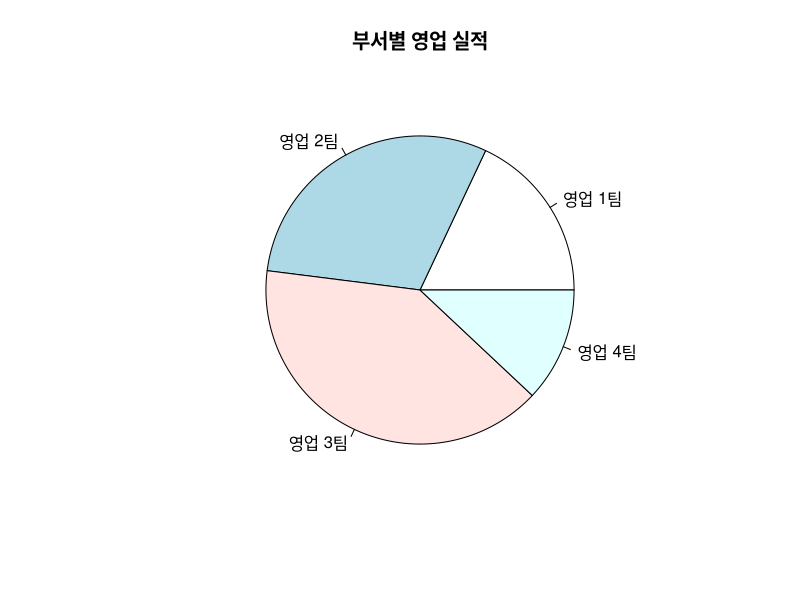
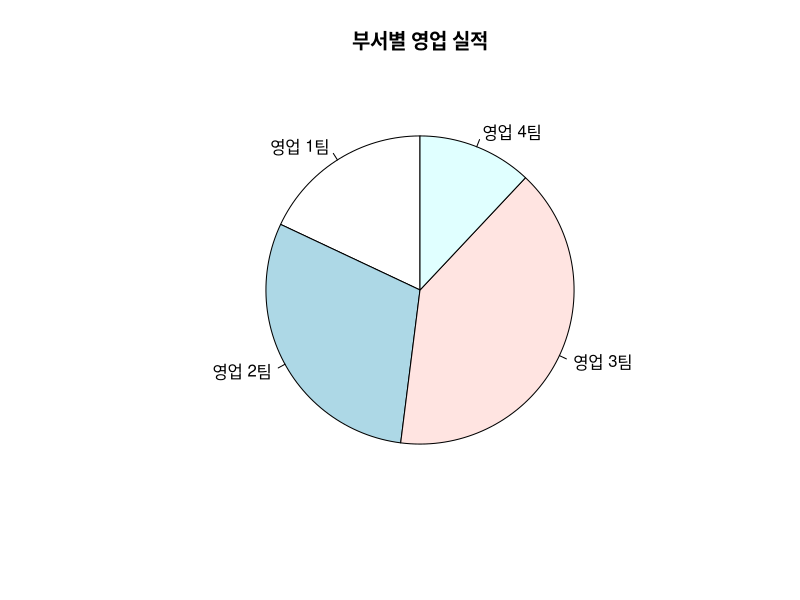
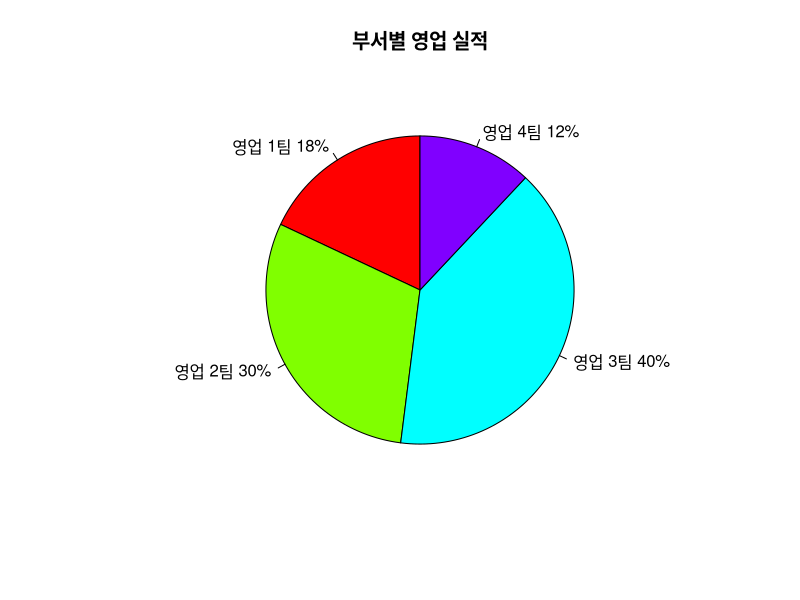

Recreate these plots in R, in order. (Note: this script raises an error after producing the figures.)
x <- c(9,15,20,6)
label <- c("영업 1팀","영업 2팀","영업 3팀","영업 4팀")
pie(x, labels=label, main="부서별 영업 실적")

View(x)

pie(x, init.angle = 90,labels = label, main = "부서별 영업 실적")

# 색과 라벨 수정
pct <-  round(x/sum(x)*100)
label <- paste(label, pct)
label <- paste(label, "%", sep="")
pie(x, labels=label, init.angle = 90, col=rainbow(length(x)),main="부서별 영업 실적")

# 3D 파이 차트
pie3D(x, labels=label, explode=0.1, labelcex=0.8, main="부서별 영업 실적")
# explode 차트데이터 간의 간격 비율 labelcex 라벨과 차트의 크기비율

# 기본 바차트 출력
height <- c(9,15,20,6)
name <- c("영업 1팀","영업 2팀","영업 3팀","영업 4팀")
barplot(height, names.arg=name, main="부서별 영업 실적")
# 막대의 색 지정
barplot(height, names.arg=name, main="부서별 영업 실적", col=rainbow(length(height)))
# 라벨 수정
barplot(height, names.arg=name, main="부서별 영업 실적", col=rainbow(length(height)), xlab="부서", ylab="영업 실적(억 원)", ylim=c(0,25))
# 데이터 라벨 출력
bp <- barplot(height, names.arg=name, main="부서별 영업 실적", col=rainbow(length(height)), xlab="부서", ylab="영업 실적(억 원)", ylim=c(0,25))
# 데이터 라벨을 출력하기 위해서는 차트를 변수에 저장을 해놓아야한다.
text(x=bp, y=height, labels=round(height, 0), pos=3)
# 데이터 라벨을 뽑아내기 위해서는 값을 지정해주어야한다.
# pos는 포지션 위치의 약자이다. 1일 경우 내부에 들어가고 3일경우 기준선의 위에 숫자가 생긴다.

# 바차트의 수평 회전(가로 막대)
barplot(height, names.arg=name, main="부서별 영업 실적", col=rainbow(length(height)), xlab="영업 실적(억 원)", ylab="부서",horiz=TRUE, width=50)
# horiz 옵션으로 가로를 만들어줄 수 있다. width는 그래프의 폭을 결정짓는다.

# 스택형 바차트(두가지 값을 쌓아서 올리는 그래프)
height1 <- c(4,18,5,8)
height2 <- c(9,15,20,6)
height3 <- c(3,10,15,8)
height <- rbind(height1,height2,height3)
View(height)
name <- c("영업 1팀","영업 2팀","영업 3팀","영업 4팀")
legend_lbl <- c("2014년","2015년","2016년")
barplot(height, names.arg=name,main="부서별 영업 실적", xlab="부서", ylab="영업 실적(억 원)", col=c("blue","red","green"), legend.text=legend_lbl, ylim=c(0,50))
# beside를 사용하면 그룹형 바차트로 표현 할 수 있다.
barplot(height, names.arg=name,main="부서별 영업 실적", xlab="부서", ylab="영업 실적(억 원)", col=c("blue","red","green"), legend.text=legend_lbl, ylim=c(0,50),beside=TRUE, args.legend=list(x='top'))

# 일반적인 X-Y 플로팅
View(women) # 내장데이터는 뷰함수를 쓰면 자동으로 볼 수 있다.
weight <- women$weight
plot(weight)
height <- women$height
plot(height, weight, xlab="키", ylab="몸무게")
# 플로팅 문자의 출력
plot(height, weight, xlab="키", ylab="몸무게",pch=22, col="blue",bg="yellow",cex=1.5)
# pch=> 마름모꼴로 포인트를 표현 bg: 배경색 cex: 크기 col: 태두리선의 색

# 지진의 강도에 대한 히스토그램
head(quakes)

mag <- quakes$mag
mag
hist(mag, main="지진 발생 강도의 분포", xlab="지진 강도", ylab="발생 건수")
# 계급 구간과 색
colors <- c("red","orange","yellow","green","blue","navy","violet")
hist(mag, main="지진 발생 강도의 분포", xlab="지진 강도", ylab="발생 건수", col=colors, breaks=seq(4, 6.5, by=0.5))
# 확률 밀도
hist(mag, main="지진 발생 강도의 분포", xlab="지진 강도", ylab="발생 건수", col=colors, breaks=seq(4, 6.5, by=0.5),freq=FALSE)
lines(density(mag))
# 확률 밀도를 구해주는 함수는 density이다.
# breaks는 히스토그램의 구간을 만들어주는 옵션이다. 
# lines 함수는 그래프에 선을 만들어준다.

# 박스 플롯
mag < quakes$mag
min(mag)
max(mag)
median(mag)
mean(mag)
quantile(mag, c(0.25,0.5,0.75)) # 사분위 값을 구해주는 함수
boxplot(mag, main="지진 발생 강도의 분포", xlab="지진", ylab="발생 건수", col="red")

# 지역별 순이동에 따른 워드 클라우드
#install.packages("wordcloud")
#library(wordcloud)
word <- c("인천광역시","강화군","옹진군")
frequency <- c(651,85,61)
wordcloud(word, frequency, colors="blue")
# 최대 빈도수를 중심으로 크기가 결정된다.
# 첫번째 값은 단어리스트, 두번째는 노출빈도수 나머지는 옵션이다.
# 단어들의 색 변환
wordcloud(word, frequency, colors=rainbow(length(word)), random.order=F, random.color = F)

# 다양한 단어 색 출력을 위한 팔레트 패키지의 활용
# install.packages("RColorBrewer")
# library(RColorBrewer)

pal2 = brewer.pal(8,"Dark2")
wordcloud(word, frequency, colors =pal2)

